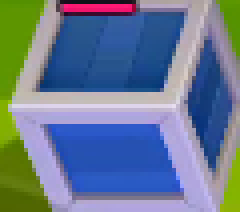
#> input picture screens_objects/box_left.png, 60 x 53 px (shown 4 times larger)
$ python box_reco_upgrade.py
#> lines starting #> are read from the running program, lines starting #| are printed output that depends on the picture; after the words box and inside, x2 and y2 are one past the last pixel; in counts of white or black regions, pixels touching at a corner belong together
import cv2
import numpy as np

box_left = cv2.imread('screens_objects/box_left.png', cv2.IMREAD_UNCHANGED)
#> box_left is the input picture: shape (53, 60, 3); mean B, G, R 144.8, 122, 104.7
box_right = cv2.imread('screens_objects/box_right.png', cv2.IMREAD_UNCHANGED)
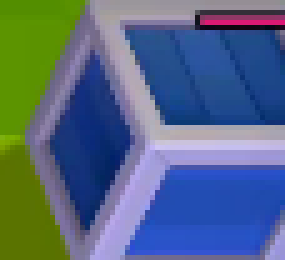
#> input picture screens_objects/box_right.png, 57 x 52 px (shown 5 times larger)
#> box_right is the input picture: shape (52, 57, 3); mean B, G, R 129.6, 104.2, 84.1
box_front = cv2.imread('screens_objects/box_front.png', cv2.IMREAD_UNCHANGED)
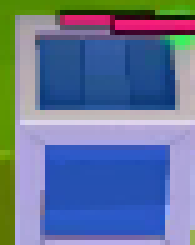
#> input picture screens_objects/box_front.png, 39 x 49 px (shown 5 times larger)
#> box_front is the input picture: shape (49, 39, 3); mean B, G, R 151.5, 117.2, 100.2

gamescreen = cv2.imread('screens_game/_box_middle.png', cv2.IMREAD_UNCHANGED)
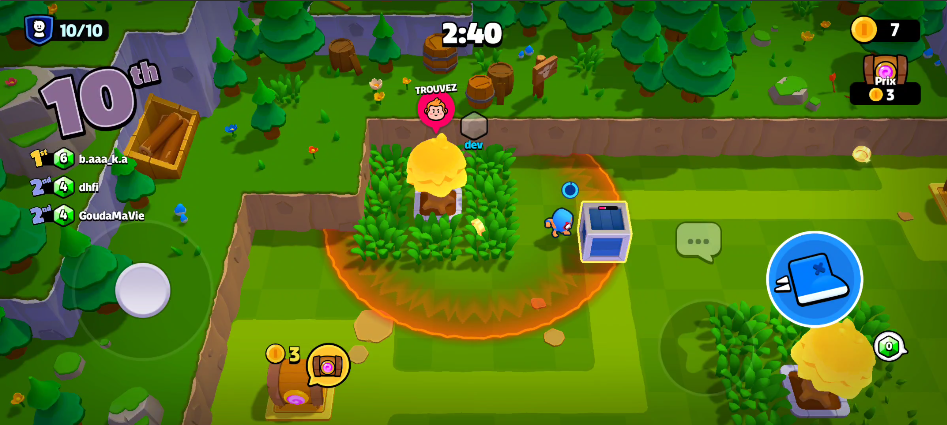
#> input picture screens_game/_box_middle.png, 947 x 425 px
#> gamescreen is the input picture: shape (425, 947, 3); mean B, G, R 28.7, 115.7, 80.6

def match_and_get_rectangles(gamescreen, box):
    result = cv2.matchTemplate(gamescreen, box, cv2.TM_CCOEFF_NORMED)
    threshold = .55 # plus de faux positif à partir de 0.5. Des faux négatifs à partir de 0.7 (les faux négatifs ne sont pas grave et normaux car on a plusieurs images)
    yloc, xloc = np.where(result >= threshold)
#> yloc = empty array; xloc = empty array
    w = box.shape[1]
#> w = 60
    h = box.shape[0]
#> h = 53

    rectangles = []
    for (x, y) in zip(xloc, yloc):
        rectangles.append([int(x), int(y), int(w), int(h)])
        rectangles.append([int(x), int(y), int(w), int(h)])
#> this loop made 0 passes
#> after the loop, rectangles = []

    return rectangles

rectangles_left = match_and_get_rectangles(gamescreen, box_left)
#> rectangles_left = []
rectangles_right = match_and_get_rectangles(gamescreen, box_right)
#> in match_and_get_rectangles (call 2), `result = cv2.matchTemplate(gamescreen, box, cv2.TM_CCOEFF_NORMED)`:
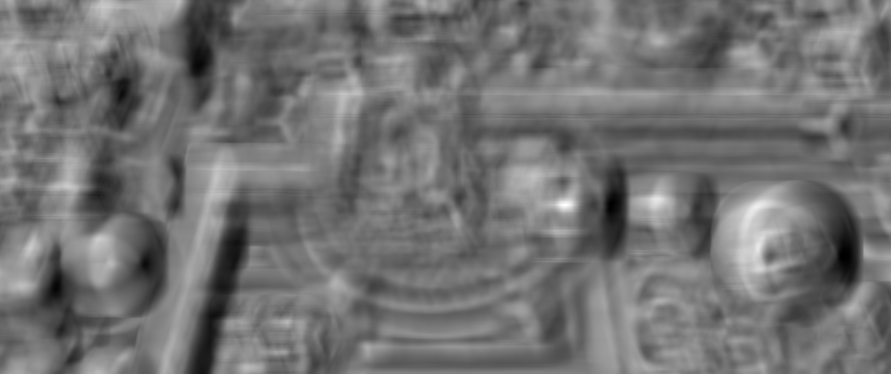
#> result: shape (374, 891) float32; min -0.455, max 0.525, mean -0.0126; drawn with min black and max white
#> rectangles_right = []
rectangles_front = match_and_get_rectangles(gamescreen, box_front)
#> in match_and_get_rectangles (call 3), `result = cv2.matchTemplate(gamescreen, box, cv2.TM_CCOEFF_NORMED)`:
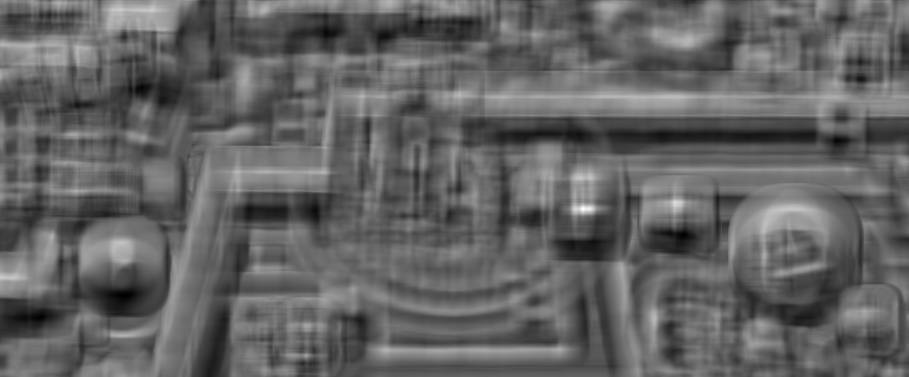
#> result: shape (377, 909) float32; min -0.383, max 0.587, mean -0.00509; drawn with min black and max white
#> in match_and_get_rectangles (call 3), `yloc, xloc = np.where(result >= threshold)`: yloc = [208, 208, 208, 209, 209, 209]; xloc = [582, 583, 584, 582, 583, 584]
#> the loop in match_and_get_rectangles (call 3), `for (x, y) in zip(xloc, yloc):` made 6 passes
#> (x, y) on passes 1 to 6: (582, 208), (583, 208), (584, 208), (582, 209), (583, 209), (584, 209)
#> after the loop in match_and_get_rectangles (call 3), `for (x, y) in zip(xloc, yloc):`: rectangles = [[582, 208, 39, 49], [582, 208, 39, 49], [583, 208, 39, 49], [583, 208, 39, 49], [584, 208, 39, 49], [584, 208, 39, 49], [582, 209, 39, 49], [582, 209, 39, 49], [583, 209, 39, 49], [583, 209, 39, 49], [584, 209, 39, 49], [584, 209, 39, 49]]
#> rectangles_front has the same summary as rectangles in match_and_get_rectangles

all_rectangles = rectangles_left + rectangles_right + rectangles_front
#> all_rectangles has the same summary as rectangles in match_and_get_rectangles

for (x, y, w, h) in all_rectangles:
    cv2.rectangle(gamescreen, (x, y), (x + w, y + h), (255, 0, 0), 1)
#> this loop made 12 passes
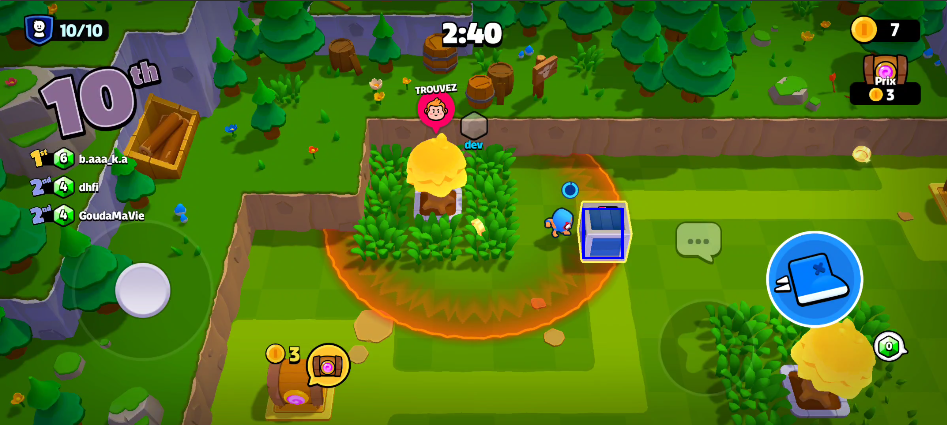
#> gamescreen: shape (425, 947, 3); 0.11% of pixels changed, all inside (x1, y1, x2, y2) = (582, 208, 624, 259)

grouped_rectangles, weights = cv2.groupRectangles(all_rectangles, groupThreshold=1, eps=0.2)
#> grouped_rectangles = [[583, 208, 39, 49]]; weights = [12]

for (x, y, w, h) in grouped_rectangles:
    cv2.rectangle(gamescreen, (x, y), (x + w, y + h), (0, 0, 255), 2)
    print(f"il y a une box en x={x} y={y}")
#> this loop made 1 pass
#| il y a une box en x=583 y=208
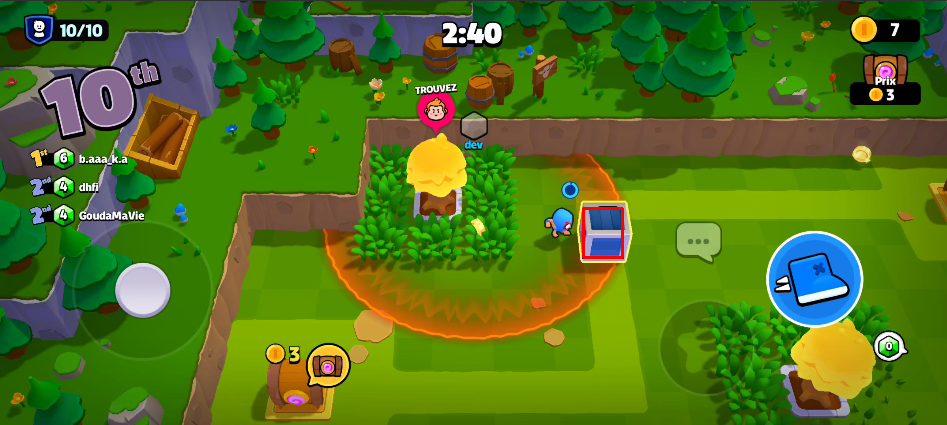
#> gamescreen: shape (425, 947, 3); 0.13% of pixels changed, all inside (x1, y1, x2, y2) = (582, 207, 624, 259)

cv2.imshow('gamescreen', gamescreen)
cv2.waitKey()
cv2.destroyAllWindows()
